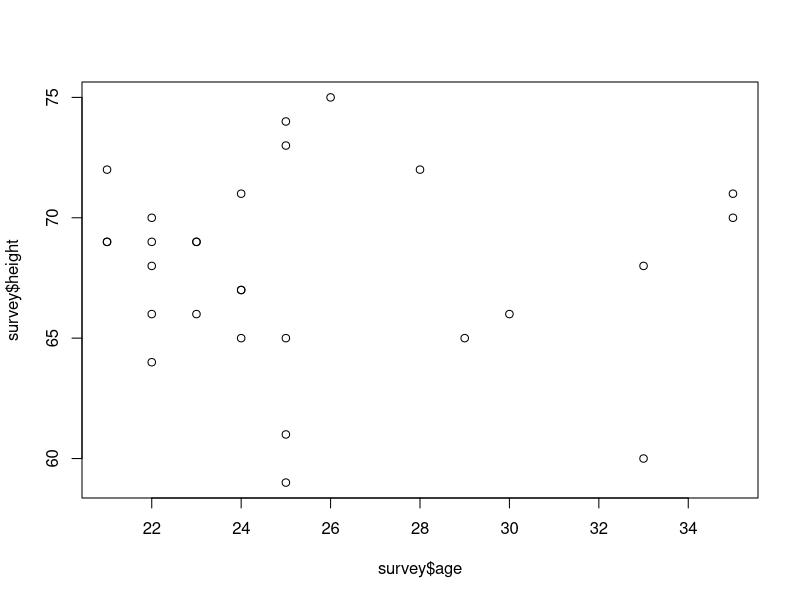
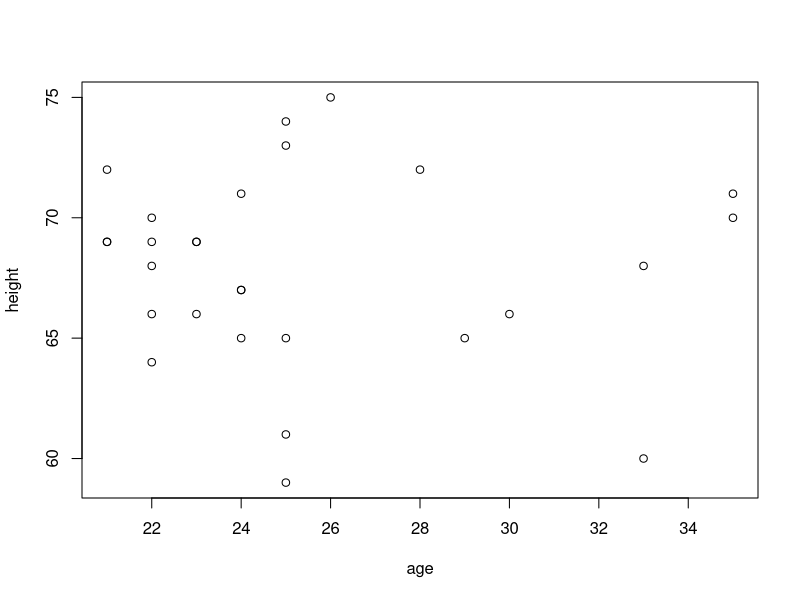
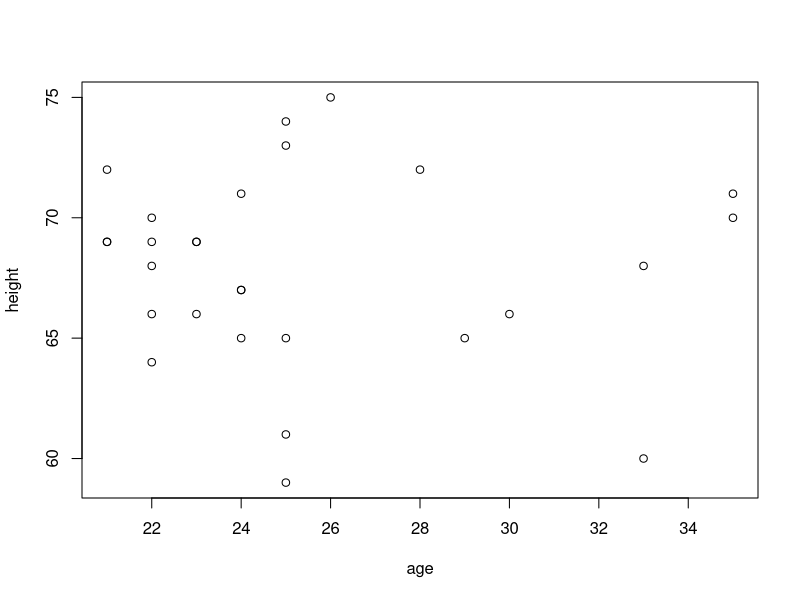
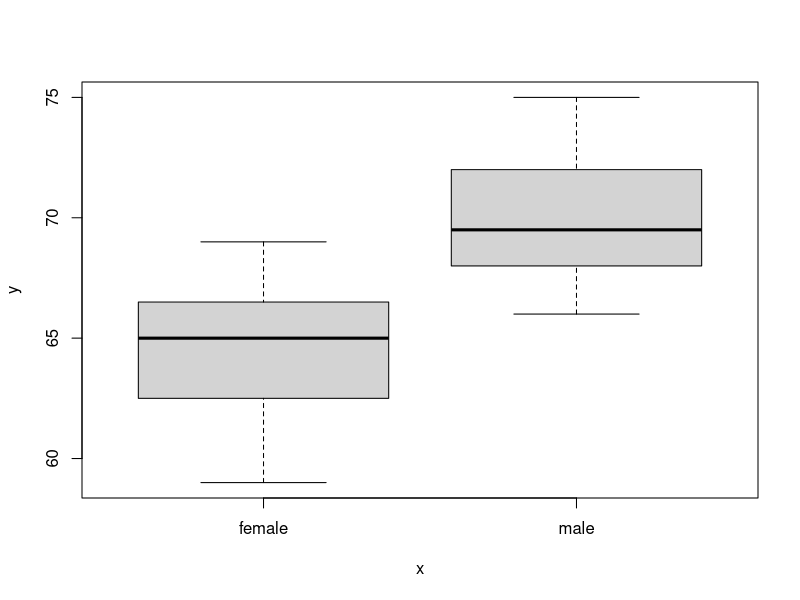
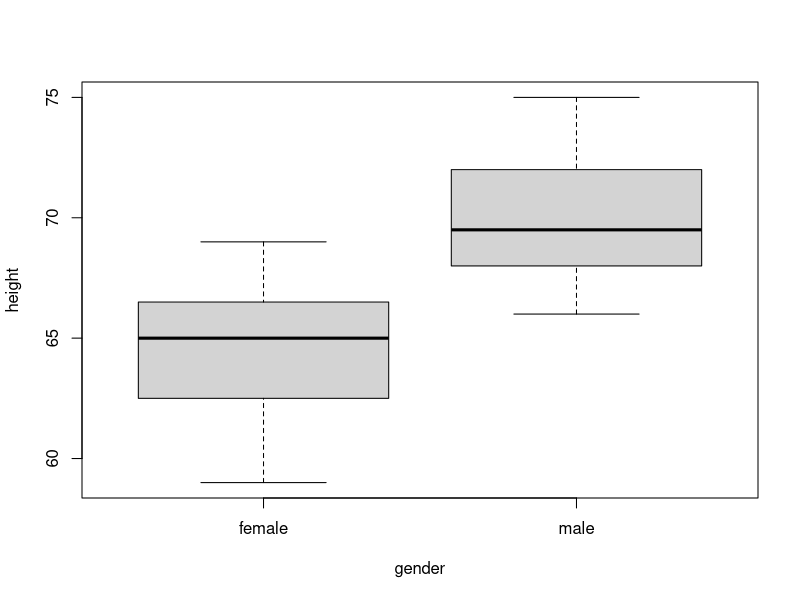
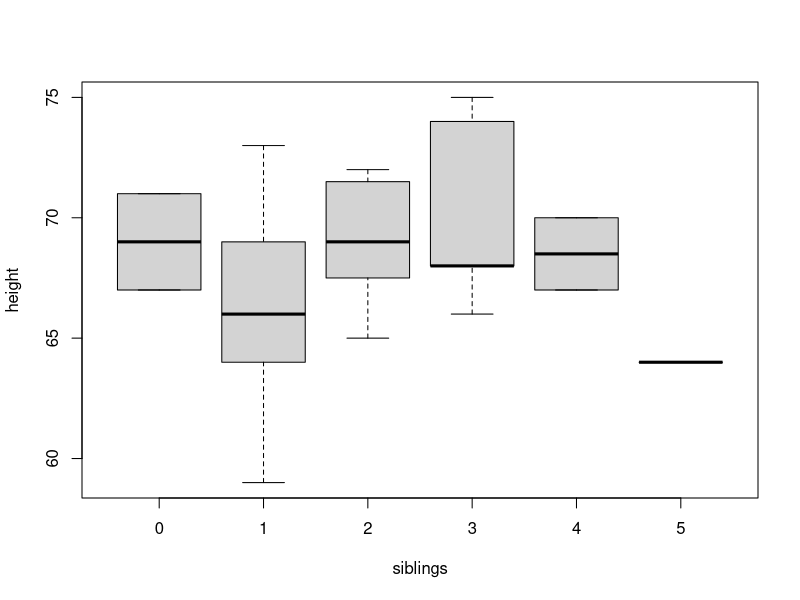
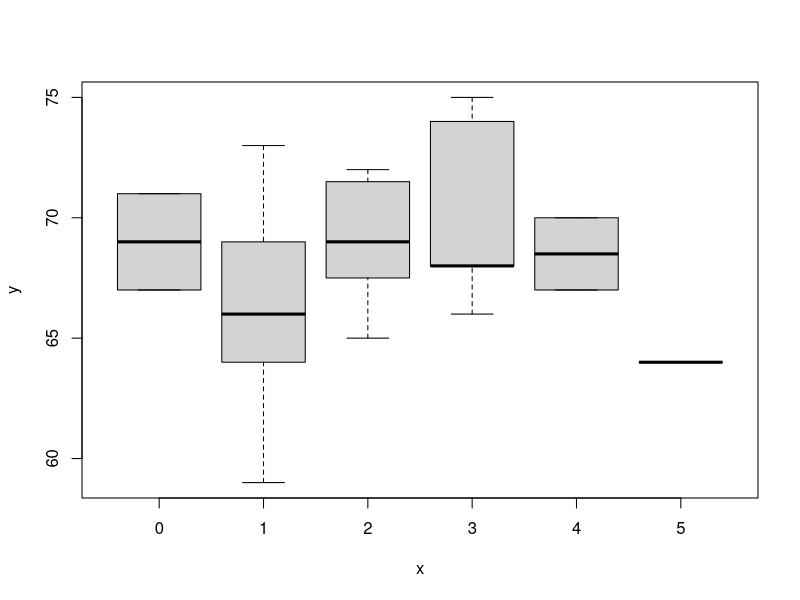
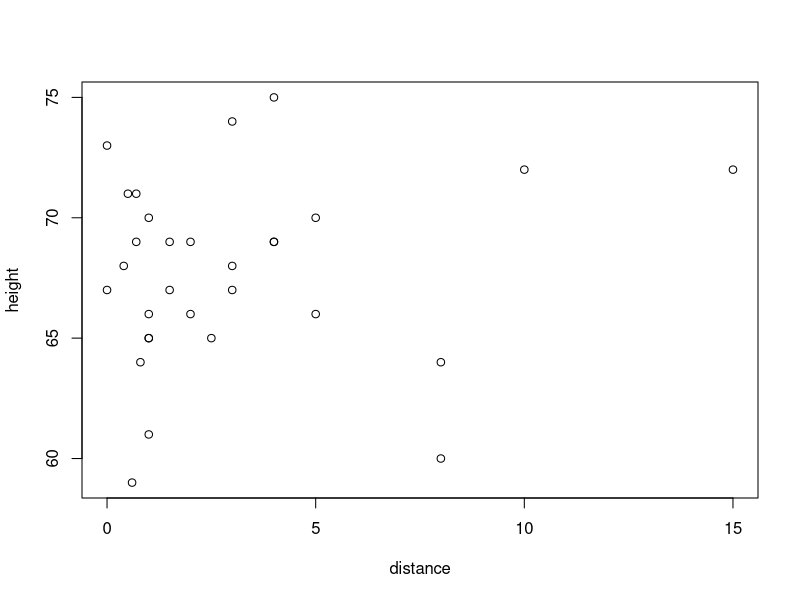

The R source for these figures, in order:
# Reminder: to install Rmarkdown, type: install.packages("rmarkdown")

# --- Variable types and casting/coercion ----

a = 4
a = 44.4
b = 'text'
b = '4'
c = TRUE
a
b
c
mode(a)
mode(b)
mode(c)
typeof(a)
typeof(b)
typeof(c)
str(a)           # str = structure (nothing to do with strings)
str(b)
str(c)

#a+b             # doesn't work
as.numeric(b)
a+as.numeric(b)
as.character(a)
paste(as.character(a),b) # connect two character strings together
paste(a,b)               # numeric is automatically coerced to character in paste
paste('my strings:',a,'and',b)
paste(a,b,sep='_') # connect two character strings together
paste0(a,b)

a+c  # logical is automatically coerced to numeric (no need to convert): FALSE=0, TRUE=1


# --- String manipulation ---

s = "Some Text"  # either single or double quotes is OK
mode(s)

substr(s,2,3)
toupper(s)
tolower(s)

gsub(' ','.',s)

strsplit(s, ' ')
strsplit(s, 'e')

strsplit(s,' ')[2]  # trying to get the second word, but this doesn't work
u = strsplit(s,' ')
str(u)              # u is a list with one element, not a vector (see below)
u[[1]]              # this will return the vector of words
u[[1]][2]           # this will return the second word
v = strsplit(s,' ')[[1]]  # Get the vector directly
v[2]

####################

# --- Matrices ----

m = matrix(0,3,3)
m
m = matrix(c(1,2,3),3,3)
m
m = t(m)  # transpose
m

m[1,1] # element of a matrix
m[1,2] 
m[2,1]
m[1:2,1] # multiple elements of a matrix
m[1,1:2]
m[1:2,1:2]
m[1,c(1,3)]

m[1,] # first row
m[,1] # first column

m[1,1] = 0   # or use <- instead of =

m = rbind(m,c(9,9,9)) # add a row
m

m = cbind(m,c(5,5,5,5)) # add a column
m

sum(m)           # over the whole matrix
median(m)

apply(m,1,sum)  # for each row, sum over all columns
apply(m,2,sum)  # for each column, sum over all rows
apply(m,2,median) # for each column, median over all rows



# --- Named vectors ---

v = c(1,3,4,5)
v
names(v) = c('bob','bill','jim','joe')
v
v[1]
v['bob']
str(v)

# Also works on matrices
rownames(m) = c('A','B','C','D')
colnames(m) = c('Q','R','S','T')
m
m['B','T']
m[c('A','B'),c('S','T')]

# --- Lists ----

l = list('a', 1, TRUE, v)
l[1]
l[4]

l = list(series='Star Wars', genre='Sci-Fi', sales=34819048, titles=c('A New Hope','The Empire Strikes Back','Return of the Jedi'))
l[1]
l[4]
l['series']
l['titles']
l['titles'][2]   # doesn't work - actually single brackets creates a NEW list containing just $titles and nothing else...
str(l['titles'])
l[['titles']][2] # this does work (but looks ugly)
l$titles[2]      # this is the best way to do it
str(l$titles)


####################


# --- Dataframe ---

teams = c('A', 'B', 'C', 'D')
wins = c(1,3,1,4)
losses = c(4,1,3,1)

df = data.frame(wins=wins,losses=losses, row.names=teams)
df
df['A','wins']
df[1,'wins']
df['A',]
df[,'wins']
df$wins

apply(df,1,sum) # sum over dimension 1 (x) to produce number of games for each team
apply(df,2,sum) # sum over dimension 2 (y) to produce total wins, and total losses, for all teams
winfrac = df[,'wins']/apply(df,1,sum)
newdf = cbind(df, winfrac)
newdf
newdf$winfrac
newdf$lossfrac = 1-winfrac # also works, even if column doesn't exist yet

# --- Loading tables from disk ---

getwd() # check current working directory
#setwd('somedirectory') # change the working directory, if necessary

games = read.table('winloss.txt',header=TRUE,row.names=1)
games

survey = read.csv('survey.csv')             # older versions of R
survey = read.csv('survey.csv',as.is=FALSE) # newer versions of R
survey = read.csv('survey.csv',stringsAsFactors=TRUE) # largely equivalent
 # Could also convert columns to factors if needed using as.factor()

survey[1,]
survey[3,]
survey[,2]
survey$height 
survey$gender  # factor level vector
str(survey)    # structure of a variable

head(survey)
summary(survey)

# --- More on factor levels ---

f = survey$football_club
f
str(f)
typeof(f)
levels(f)
f[1]
f[1] = 'Liverpool'
f[1]
# f[1] = 'Tottenham'  # doesn't work
levels(f)
levels(f) = c(levels(f),'Tottenham') # create a new factor level
f[1] = 'Tottenham'    # now it works
f[1]
survey$football_club[1] # we only changed a copy

mean(survey$distance)
mean(survey$berlin_dist_est)
survey$berlin_dist_est
mean(survey$berlin_dist_est,na.rm=TRUE) # NA is not the same as NaN
0/0  #NaN


# --- Logical subscripting with data frames ---

survey$distance <= 5               # for each student, are they within 5 miles of Liverpool centre?
which(survey$distance > 5)         # which students (sequence numbers) are beyond 5 of Liverpool?
survey$beverage[survey$distance > 5]  # what are the beverage preferences of students with longer commutes?

# --- Logical subscripting and missing data ---

survey$beverage == 'coffee'
survey$beverage                         # Logical operations on NA's return NA again!
survey$gender[survey$beverage == 'coffee'] # Propagates forward even though no missing age values...

is.na(survey$beverage)
survey$gender[survey$beverage == 'coffee' & !is.na(survey$beverage)]
survey$gender[survey$beverage == 'coffee' & 
             !is.na(survey$beverage)]  # split a command across two lines

  # or, for a more long-lasting solution
survey2 = survey[!is.na(survey$beverage),] # Remove rows with missing beverage data
survey2$age[survey2$beverage == 'coffee']
survey3 = na.omit(survey)   # remove ALL rows with ANY missing data - might be overkill!!
nrow(survey) 
nrow(survey3)  # lost almost half our responses

# --- Operating by categorical factor ---

survey$height[survey$gender=='male']
median(survey$height)
tapply(survey$height,survey$gender,median) # blocks by categorical factor
tapply(survey$height,survey$gender,min)
tapply(survey$height,survey$gender,max)


# --- Plotting with data frames  ---

plot(survey$age, survey$height)
# getting bored of entering in "survey"?
plot(height ~ age, data=survey)

attach(survey)  # copy all internal vectors to the top level for easy access (use with caution)
plot(age,height)


# --- Boxplots and factors as independent variables ---

plot(gender,height)   

height[gender=='male']
sort(height[gender=='male'])

boxplot(height~gender)  # boxplot syntax
boxplot(height~siblings)    # works on non-categorical data if similar values
siblfactor = as.factor(siblings)
plot(siblfactor,height)

plot(distance,height)
plot(distance,height,log='x') # log(0) = -infty, so there is a warning message
plot(distance,height,log='x',pch=21,cex=1.5)
plot(distance,height,log='x',pch=21,cex=1.5,bg=c('red','blue')[gender]) # Colour coding
plot(distance,height,log='x',pch=c(21,22)[gender],cex=1.5,bg=c('red','blue')[gender]) # Colour+symbol coding
as.numeric(gender)  # factor levels are stored as (and coerce to) simple integers

legend("bottom",levels(gender),bg='white',pt.bg=c('red','blue'),cex=1.5,pch=c(21,22))
# legend(locator(1),levels(gender),pt.bg=c('red','blue'),cex=1.5,pch=21) # point and click



# --- Histograms and frequency plots ---

hist(height)
hist(siblings) # Odd result - hist is not really designed for discrete integers.
hist(siblings,breaks=seq(-0.5,5.5))
hist(siblings,breaks=seq(-0.5,5.5),col='red')
hist(siblings,breaks=seq(-0.5,5.5),col='red',freq=FALSE)

table(siblings) # frequency table
table(football_club)
barplot(table(football_club))
barplot(table(football_club), las=2)
par(mar=c(8,2,1,1))
barplot(table(football_club), las=2, cex.names=0.9)

detach(survey)  # remember to clean up!!

